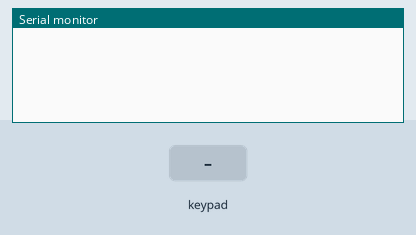
Bench run of a sketch on a simulated Arduino Uno, built with avr-gcc and run on an emulated ATmega328P. Shown: the last lines printed to the serial monitor. Wiring (inferred from the names in the program): 4×2 keypad with keys 1 2 3 4 5 6 7 8 (labels assumed): rows pin 5, pin 6, pin 7, pin 8; columns pin 2, pin 3. The inputs (shaded band) are chosen by the test bench. The audio player accepts every command and is not drawn.

Above: at 1.7 s.
1.8 s: key '1' pressed
At 3.0 s:
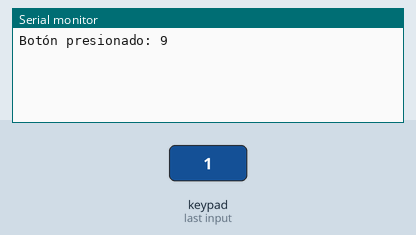
3.3 s: keypad keys 5 6 7 8 pressed 0.4 s apart
At 5.1 s:
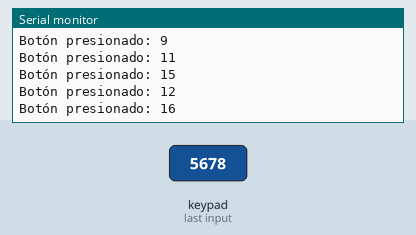
6.4 s: key '2' pressed
At 7.2 s:
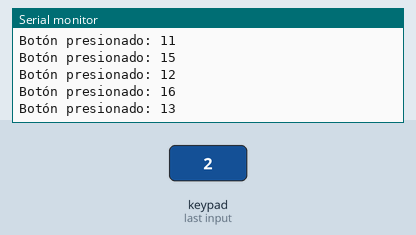
Timing chart, 0 to 9.4 s (numbered marks = the images above; inputs shaded):
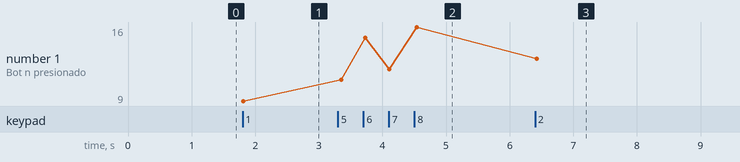

The sketch:

dfplayer_esp_array.ino
```cpp
#include <SoftwareSerial.h>
#include <DFRobotDFPlayerMini.h>


// Configuración de pines
const int colPins[4] = {0, 1,2, 3};   // C1-C4
const int rowPins[4] = {5, 6, 7, 8};   // R1-R4

SoftwareSerial mySoftwareSerial(21,20); // RX, TX
DFRobotDFPlayerMini myDFPlayer;

void setup() {
  Serial.begin(115200);

  // Inicializar columnas como salidas
  for (int i = 0; i < 4; i++) {
    pinMode(colPins[i], OUTPUT);
    digitalWrite(colPins[i], HIGH); // Desactivar columnas inicialmente
  }

  // Inicializar filas como entradas con pullup
  for (int i = 0; i < 4; i++) {
    pinMode(rowPins[i], INPUT_PULLUP);
  }

  // Inicializar DFPlayer
  mySoftwareSerial.begin(9600);

  if (!myDFPlayer.begin(mySoftwareSerial)) {
    Serial.println(F("Error al inicializar DFPlayer"));
    while(true);
  }

  myDFPlayer.volume(5);//30 db max
}

int scanButtons() {
  for (int col = 0; col < 4; col++) {
    // Activar solo una columna
    for (int c = 0; c < 4; c++) {
      digitalWrite(colPins[c], c == col ? LOW : HIGH);
    }

    // Verificar filas
    for (int row = 0; row < 4; row++) {
      if (digitalRead(rowPins[row]) == LOW) {
        // Calcular número de botón
        return col * 4 + row + 1;
      }
    }
  }
  return -1; // Ningún botón presionado
}

void loop() {
  int buttonPressed = scanButtons();

  if (buttonPressed != -1) {
    Serial.print("Botón presionado: ");
    Serial.println(buttonPressed);

    // Reproducir pista de audio correspondiente al botón
    myDFPlayer.play(buttonPressed);

    // Debounce
    delay(200);

    // Esperar a que se suelte el botón
    while(scanButtons() != -1);
  }

  delay(50);
}
```

Measured:
- after the input at 1.8 s, the serial monitor: prints a new line at once (image 1)
- after the input at 3.3 s, the serial monitor: prints a new line after 0.05 s (image 2)
- after the input at 6.4 s, the serial monitor: prints a new line at once (image 3)
- plotted number 1: 9 → 16 after the input at 3.3 s, 16 → 13 after the input at 6.4 s
